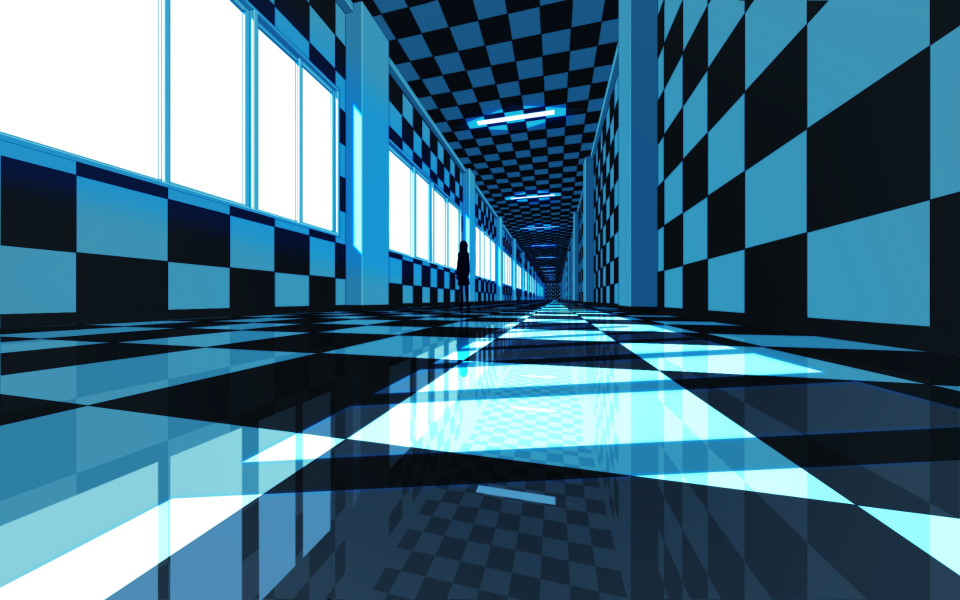
#> input picture images/1215 (8).jpg, 1920 x 1200 px (shown at 1/2 size)
$ python detect_shapes.py --image 'images/1215 (8).jpg'   (older library calls are emulated)
#> lines starting #> are read from the running program, lines starting #| are printed output that depends on the picture; after the words box and inside, x2 and y2 are one past the last pixel; in counts of white or black regions, pixels touching at a corner belong together
### tools/shapedetector.py
import numpy as np
import cv2

class ShapeDetector:
    def __init__(self):
        pass

    @staticmethod
    def detect(c, image=None):
        shape = "undefined"
        peri = cv2.arcLength(c, True)
        approx = cv2.approxPolyDP(c, 0.04 * peri, True)

        if len(approx) == 3:
            shape = "triangle"
        elif len(approx) == 4:
            (x, y, w, h) = cv2.boundingRect(approx)
            ar = w / float(h)
            shape = "square" if 0.95 <= ar <= 1.05 else "rectangle"
        elif len(approx) == 5:
            shape = "pentagon"
        else:
            #shape = "circle"
            #print image.shape
            (x, y, w, h) = cv2.boundingRect(c)
            mask = np.zeros(image.shape, image.dtype)
            cv2.rectangle(mask, (x, y), (x+w, y+h), 255, -1)
            #cv2.imshow("mask", mask)
            img = cv2.bitwise_and(image, image, mask=mask)
            #cv2.imshow("undefined", img)
            circles = cv2.HoughCircles(img, cv2.HOUGH_GRADIENT, 1.2, 100)
            if circles is not None:
                shape = "circle"
                # [8 lines of commented-out code are left out]

        return shape

### detect_shapes.py
from tools.shapedetector import ShapeDetector
import argparse
import imutils
import cv2

ap = argparse.ArgumentParser()
ap.add_argument("-i", "--image", required=True)
args = vars(ap.parse_args())

image = cv2.imread(args["image"])
#> image is the input picture: shape (1200, 1920, 3); mean B, G, R 132.2, 111, 68.7
resized = imutils.resize(image, width=image.shape[0] if image.shape[0]<400 else 400)
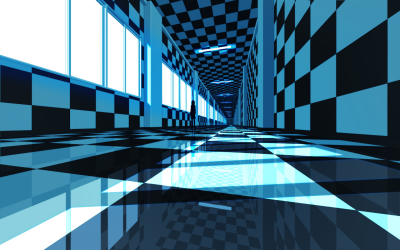
#> resized: shape (250, 400, 3); mean B, G, R 132.2, 111, 68.7
ratio = image.shape[0] / float(resized.shape[0])
#> ratio = 4.8
gray = cv2.cvtColor(resized, cv2.COLOR_BGR2GRAY)
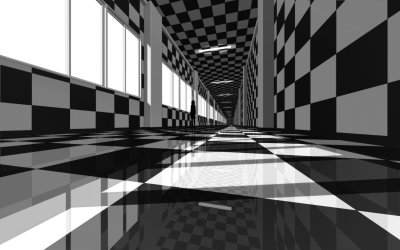
#> gray: shape (250, 400); min 2, max 255, mean 100.8
blurred = cv2.GaussianBlur(gray, (5, 5,), 0)
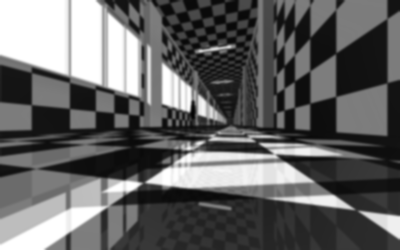
#> blurred: shape (250, 400); min 4, max 255, mean 100.8
thresh = cv2.threshold(blurred, 65, 255, cv2.THRESH_BINARY)[1]
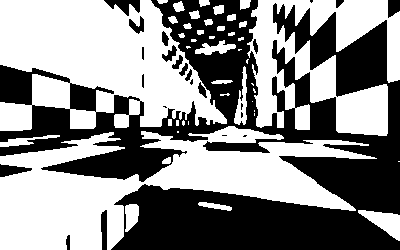
#> thresh: shape (250, 400); 54.3% white; 24 black regions (7 under 20 px)

cnts = cv2.findContours(thresh.copy(), cv2.RETR_EXTERNAL, cv2.CHAIN_APPROX_SIMPLE)
#> cnts = 44 contours, 20 with area under 20; largest, box (x1, y1, x2, y2) and area: (0, 0, 227, 131) 20033, (0, 126, 377, 250) 19683, (247, 0, 400, 136) 10446, (358, 210, 400, 241) 580, (234, 66, 247, 125) 320
cnts = cnts[0] if imutils.is_cv2() else cnts[1]
sd = ShapeDetector()

for c in cnts:
    M = cv2.moments(c)
    if M["m00"] == 0:
        continue
    cX = int((M["m10"] / M["m00"]) * ratio)
    cY = int((M["m01"] / M["m00"]) * ratio)
    shape = sd.detect(c, gray)

    c = c.astype("float")
    c *= ratio
    c = c.astype("int")

    cv2.drawContours(image, [c], -1, (0, 255, 0), 2)
    cv2.putText(image, shape, (cX, cY), cv2.FONT_HERSHEY_SIMPLEX, 0.5, (255, 255, 255), 2)

    cv2.imshow("image", image)
    cv2.waitKey(0)
#> this loop made 44 passes
#> (cX, cY, shape, peri in detect, approx in detect, x in detect, y in detect, w in detect) on passes 2, 5, 24, 26, 30, 33, 34: (629, 1033, 'rectangle', 72.04, [[136, 204], [125, 206], [125, 231], [137, 221]], 125, 204, 13), (799, 770, 'rectangle', 25.07, [[170, 157], [164, 159], [162, 163], [169, 163]], 162, 157, 9), (1031, 230, 'rectangle', 117.3, [[235, 45], [204, 43], [195, 53], [222, 53]], 195, 43, 41), (1154, 184, 'rectangle', 14.83, [[243, 37], [238, 38], [238, 40], [243, 39]], 238, 37, 6), (959, 152, 'rectangle', 18.83, [[197, 30], [198, 34], [203, 33], [203, 30]], 197, 30, 7), (1163, 114, 'rectangle', 23.66, [[246, 21], [240, 22], [239, 27], [245, 26]], 239, 21, 8), (999, 104, 'rectangle', 24.49, [[204, 20], [206, 25], [212, 23], [211, 19]], 204, 19, 9)
#> (cX, cY, shape, peri in detect, x in detect, y in detect, w in detect, h in detect) on passes 10, 16, 17, 21, 23, 31: (878, 588, 'undefined', 11.66, 182, 120, 3, 6), (1079, 452, 'undefined', 21.07, 220, 93, 10, 3), (1218, 433, 'undefined', 10.24, 253, 88, 3, 5), (1184, 291, 'undefined', 10.24, 246, 59, 3, 5), (900, 224, 'undefined', 10.24, 186, 46, 5, 3), (1058, 134, 'undefined', 20.83, 217, 26, 8, 5)
#> pass 1, `cv2.imshow("image", image)`:
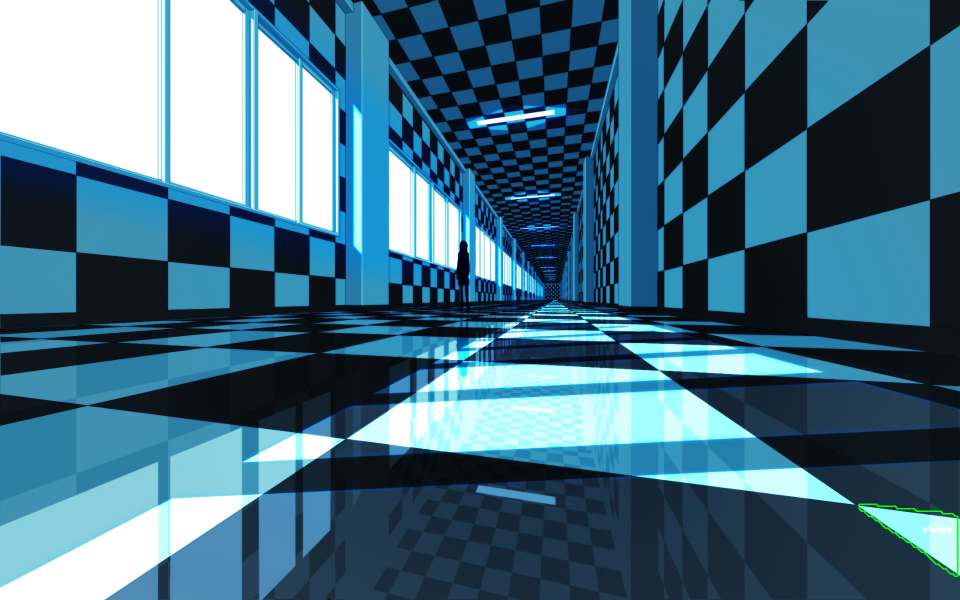
#> window 'image': shape (1200, 1920, 3) (shown at 1/2 size); mean B, G, R 132.1, 111.2, 68.6
#> pass 3, in detect (call 3), `img = cv2.bitwise_and(image, image, mask=mask)`:
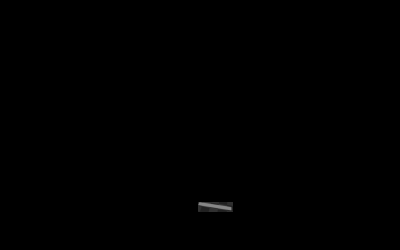
#> img: shape (250, 400); min 0, max 135, mean 0.2
#> after the loop:
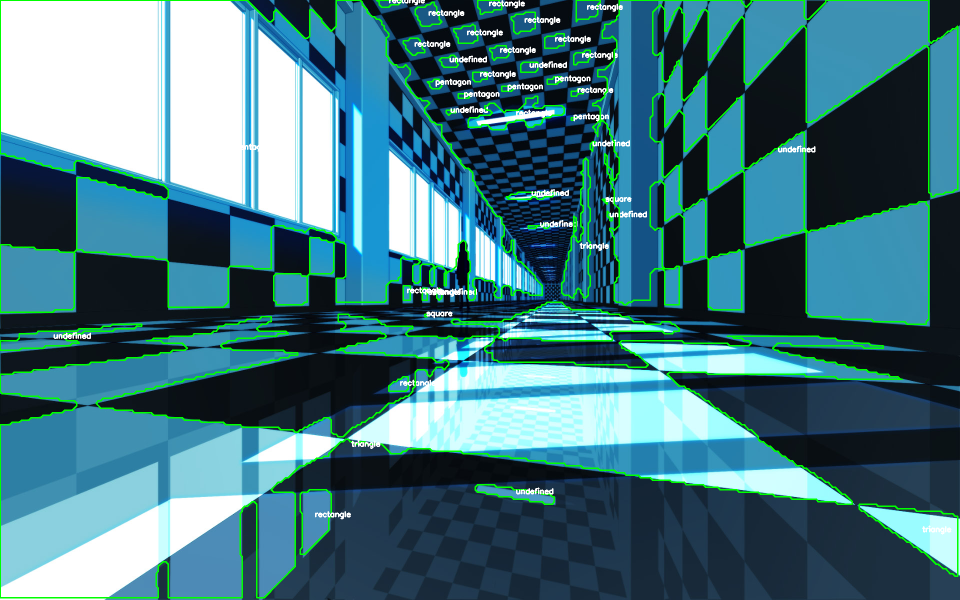
#> image: shape (1200, 1920, 3) (shown at 1/2 size); 4.8% of pixels changed, all inside (x1, y1, x2, y2) = (0, 0, 1917, 1197)
